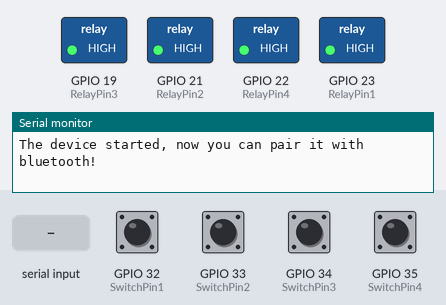
Simulated run of this sketch. Board: ESP32. On the bench: switched loads named in the sketch (green lamp = pin HIGH), the last lines printed to the serial monitor. The inputs (shaded band) are chosen by the test bench; at power-on: GPIO 32 (SwitchPin1), GPIO 33 (SwitchPin2), GPIO 34 (SwitchPin3), GPIO 35 (SwitchPin4) HIGH. Nothing arrives over Bluetooth unless stated.

Above: at 6.4 s.
6.5 s: "A" received over the second serial link
At 8.0 s:
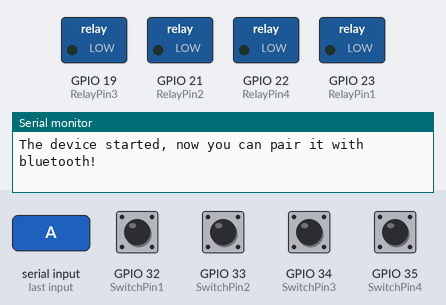
8.3 s: GPIO 32 (SwitchPin1) pulled LOW for 0.15 s
At 8.8 s:
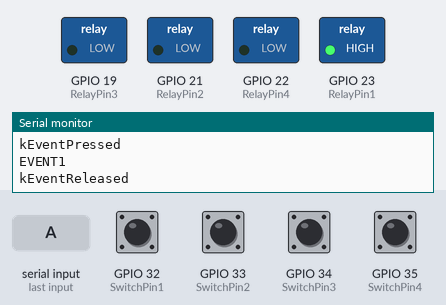
9.9 s: GPIO 33 (SwitchPin2) pulled LOW for 0.15 s
At 11.2 s:
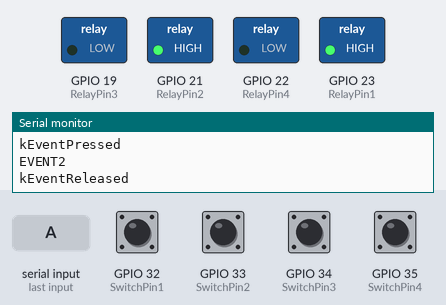
11.5 s: GPIO 34 (SwitchPin3) pulled LOW for 0.15 s
At 12.4 s:
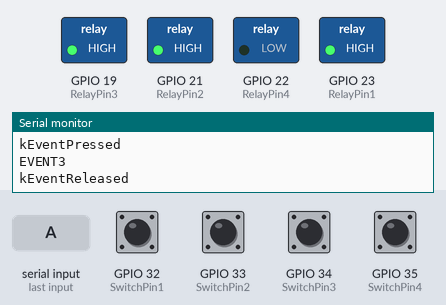
13.1 s: "W" received over the second serial link
At 14.1 s:
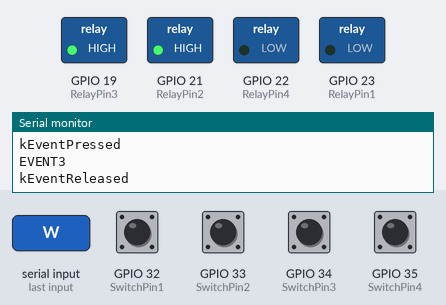
14.6 s: GPIO 33 (SwitchPin2) pulled LOW for 1 s
At 15.2 s:
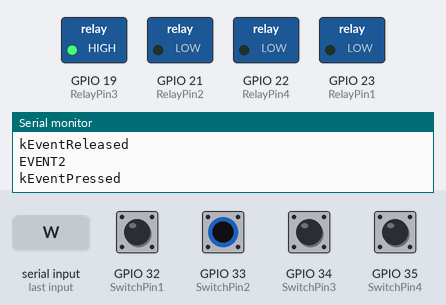
Timing chart, 0 to 17.6 s (numbered marks = the images above; inputs shaded):
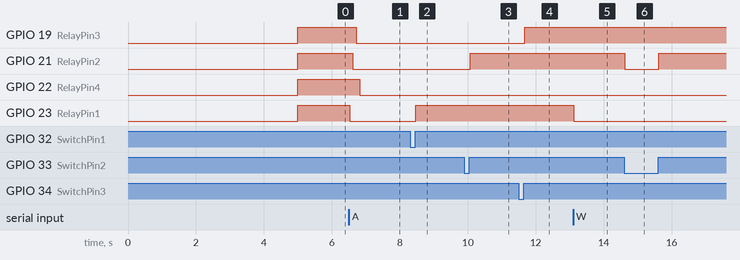

Measured:
- after the input at 6.5 s, GPIO 19 (RelayPin3): HIGH → LOW after 0.22 s; GPIO 21 (RelayPin2): HIGH → LOW after 0.12 s; GPIO 22 (RelayPin4): HIGH → LOW after 0.32 s; GPIO 23 (RelayPin1): HIGH → LOW at once
- after the input at 8.3 s, GPIO 23 (RelayPin1): LOW → HIGH after 0.17 s
- after the input at 9.9 s, GPIO 21 (RelayPin2): LOW → HIGH after 0.17 s
- after the input at 11.5 s, GPIO 19 (RelayPin3): LOW → HIGH after 0.17 s
- after the input at 13.1 s, GPIO 23 (RelayPin1): HIGH → LOW at once
- after the input at 14.6 s, GPIO 21 (RelayPin2): HIGH → LOW at once, → HIGH 1.0 s later

The sketch:

BT_SMT_4NODE_NEW.ino
```cpp
#include "BluetoothSerial.h"
#include <AceButton.h>
using namespace ace_button;

#if !defined(CONFIG_BT_ENABLED) || !defined(CONFIG_BLUEDROID_ENABLED)
#error Bluetooth is not enabled! Please run
`make menuconfig` to and enable it
#endif

BluetoothSerial SerialBT;


// define the GPIO connected with Relays and switches
#define RelayPin1 23
#define RelayPin2 21
#define RelayPin3 19
#define RelayPin4 22


#define SwitchPin1 32
#define SwitchPin2 33
#define SwitchPin3 34
#define SwitchPin4 35


int toggleState_1 = 1; //Define integer to remember the toggle state for relay 1
int toggleState_2 = 1; //Define integer to remember the toggle state for relay 2
int toggleState_3 = 1; //Define integer to remember the toggle state for relay 3
int toggleState_4 = 1; //Define integer to remember the toggle state for relay 4

char bt_data; // variable for storing bluetooth data

ButtonConfig config1;
AceButton button1(&config1);
ButtonConfig config2;
AceButton button2(&config2);
ButtonConfig config3;
AceButton button3(&config3);
ButtonConfig config4;
AceButton button4(&config4);


void handleEvent1(AceButton*, uint8_t, uint8_t);
void handleEvent2(AceButton*, uint8_t, uint8_t);
void handleEvent3(AceButton*, uint8_t, uint8_t);
void handleEvent4(AceButton*, uint8_t, uint8_t);


void all_Switch_ON(){
  digitalWrite(RelayPin1, LOW); toggleState_1 = 0; delay(100);
  digitalWrite(RelayPin2, LOW); toggleState_2 = 0; delay(100);
  digitalWrite(RelayPin3, LOW); toggleState_3 = 0; delay(100);
  digitalWrite(RelayPin4, LOW); toggleState_4 = 0; delay(100);

}

void all_Switch_OFF(){
  digitalWrite(RelayPin1, HIGH); toggleState_1 = 1; delay(100);
  digitalWrite(RelayPin2, HIGH); toggleState_2 = 1; delay(100);
  digitalWrite(RelayPin3, HIGH); toggleState_3 = 1; delay(100);
  digitalWrite(RelayPin4, HIGH); toggleState_4 = 1; delay(100);

}

void Bluetooth_handle()
{
  bt_data = SerialBT.read();
//  Serial.println(bt_data);
  delay(20);

  switch(bt_data)
      {
        case 'W': digitalWrite(RelayPin1, LOW);  toggleState_1 = 0; break; // if 'A' received Turn on Relay1
        case 'w': digitalWrite(RelayPin1, HIGH); toggleState_1 = 1; break; // if 'a' received Turn off Relay1
        case 'X': digitalWrite(RelayPin2, LOW);  toggleState_2 = 0; break; // if 'B' received Turn on Relay2
        case 'x': digitalWrite(RelayPin2, HIGH); toggleState_2 = 1; break; // if 'b' received Turn off Relay2
        case 'Y': digitalWrite(RelayPin3, LOW);  toggleState_3 = 0; break; // if 'C' received Turn on Relay3
        case 'y': digitalWrite(RelayPin3, HIGH); toggleState_3 = 1; break; // if 'c' received Turn off Relay3
        case 'Z': digitalWrite(RelayPin4, LOW);  toggleState_4 = 0; break; // if 'D' received Turn on Relay4
        case 'z': digitalWrite(RelayPin4, HIGH); toggleState_4 = 1; break; // if 'd' received Turn off Relay4
        case 'A': all_Switch_ON(); break;  // if 'Z' received Turn on all Relays
        case 'a': all_Switch_OFF(); break; // if 'z' received Turn off all Relays
        default : break;
      }
}

void setup()
{
  Serial.begin(9600);

  btStart();  //Serial.println("Bluetooth On");

  SerialBT.begin("HA_BT_ESP32"); //Bluetooth device name
  Serial.println("The device started, now you can pair it with bluetooth!");
  delay(5000);

  pinMode(RelayPin1, OUTPUT);
  pinMode(RelayPin2, OUTPUT);
  pinMode(RelayPin3, OUTPUT);
  pinMode(RelayPin4, OUTPUT);

//  pinMode(wifiLed, OUTPUT);

  pinMode(SwitchPin1, INPUT_PULLUP);
  pinMode(SwitchPin2, INPUT_PULLUP);
  pinMode(SwitchPin3, INPUT_PULLUP);
  pinMode(SwitchPin4, INPUT_PULLUP);


  //During Starting all Relays should TURN OFF
  digitalWrite(RelayPin1, toggleState_1);
  digitalWrite(RelayPin2, toggleState_2);
  digitalWrite(RelayPin3, toggleState_3);
  digitalWrite(RelayPin4, toggleState_4);


  config1.setEventHandler(button1Handler);
  config2.setEventHandler(button2Handler);
  config3.setEventHandler(button3Handler);
  config4.setEventHandler(button4Handler);


  button1.init(SwitchPin1);
  button2.init(SwitchPin2);
  button3.init(SwitchPin3);
  button4.init(SwitchPin4);


  delay(200);
}

void loop()
{
  if (SerialBT.available()){
   Bluetooth_handle();
 }

  button1.check();
  button2.check();
  button3.check();
  button4.check();

}

void button1Handler(AceButton* button, uint8_t eventType, uint8_t buttonState) {
  Serial.println("EVENT1");
  switch (eventType) {
    case AceButton::kEventPressed:
      Serial.println("kEventPressed");
      toggleState_1 = 0;
      digitalWrite(RelayPin1, LOW);
      break;
    case AceButton::kEventReleased:
      Serial.println("kEventReleased");
      toggleState_1 = 1;
      digitalWrite(RelayPin1, HIGH);
      break;
  }
}

void button2Handler(AceButton* button, uint8_t eventType, uint8_t buttonState) {
  Serial.println("EVENT2");
  switch (eventType) {
    case AceButton::kEventPressed:
      Serial.println("kEventPressed");
      toggleState_2 = 0;
      digitalWrite(RelayPin2, LOW);
      break;
    case AceButton::kEventReleased:
      Serial.println("kEventReleased");
      toggleState_2 = 1;
      digitalWrite(RelayPin2, HIGH);
      break;
  }
}

void button3Handler(AceButton* button, uint8_t eventType, uint8_t buttonState) {
  Serial.println("EVENT3");
  switch (eventType) {
    case AceButton::kEventPressed:
      Serial.println("kEventPressed");
      toggleState_3 = 0;
      digitalWrite(RelayPin3, LOW);
      break;
    case AceButton::kEventReleased:
      Serial.println("kEventReleased");
      toggleState_3 = 1;
      digitalWrite(RelayPin3, HIGH);
      break;
  }
}

void button4Handler(AceButton* button, uint8_t eventType, uint8_t buttonState) {
  Serial.println("EVENT4");
  switch (eventType) {
    case AceButton::kEventPressed:
      Serial.println("kEventPressed");
      toggleState_4 = 0;
     digitalWrite(RelayPin4, LOW);
      break;
    case AceButton::kEventReleased:
      Serial.println("kEventReleased");
      toggleState_4 = 1;
      digitalWrite(RelayPin4, HIGH);
      break;
  }
}
```
